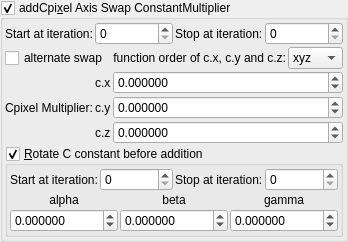
    <widget class="MyGroupBox" name="groupCheck_transf_addCpixel_enabled_false">
     <property name="toolTip">
      <string>&lt;html&gt;&lt;head/&gt;&lt;body&gt;&lt;p&gt;Cpixel is CVector3 c = ( c.x, c.y, c.z). It is each original point (pixel) in 3D space where the iteration starts from, ( c = original z for each point .) It is commonly found in formula structures z = f(z) + c.&lt;/p&gt;&lt;p&gt;The Cpixel multiplier effectively scales this point &amp;quot;c&amp;quot;.&lt;/p&gt;&lt;p&gt;This transform allows the swapping of the order of the &amp;quot;CVector3 c&amp;quot; components before being multiplied by &amp;quot;CVector3 z&amp;quot; components.&lt;/p&gt;&lt;/body&gt;&lt;/html&gt;</string>
     </property>
     <property name="title">
      <string>addCpi&amp;xel Axis Swap ConstantMultiplier</string>
     </property>
     <property name="checkable">
      <bool>true</bool>
     </property>
     <layout class="QVBoxLayout" name="verticalLayout_50">
      <property name="spacing">
       <number>2</number>
      </property>
      <property name="leftMargin">
       <number>2</number>
      </property>
      <property name="topMargin">
       <number>2</number>
      </property>
      <property name="rightMargin">
       <number>2</number>
      </property>
      <property name="bottomMargin">
       <number>2</number>
      </property>
      <item>
       <layout class="QGridLayout" name="gridLayout_63" columnstretch="0,1,0,1">
        <property name="spacing">
         <number>2</number>
        </property>
        <item row="1" column="2">
         <widget class="QLabel" name="label_250">
          <property name="text">
           <string>Stop at iteration:</string>
          </property>
         </widget>
        </item>
        <item row="1" column="1">
         <widget class="MySpinBox" name="spinboxInt_transf_start_iterations_H">
          <property name="sizePolicy">
           <sizepolicy hsizetype="Minimum" vsizetype="Maximum">
            <horstretch>0</horstretch>
            <verstretch>0</verstretch>
           </sizepolicy>
          </property>
          <property name="maximum">
           <number>999</number>
          </property>
         </widget>
        </item>
        <item row="1" column="3">
         <widget class="MySpinBox" name="spinboxInt_transf_stop_iterations_H">
          <property name="sizePolicy">
           <sizepolicy hsizetype="Minimum" vsizetype="Maximum">
            <horstretch>0</horstretch>
            <verstretch>0</verstretch>
           </sizepolicy>
          </property>
          <property name="maximum">
           <number>999</number>
          </property>
         </widget>
        </item>
        <item row="1" column="0">
         <widget class="QLabel" name="label_251">
          <property name="text">
           <string>Start at iteration:</string>
          </property>
         </widget>
        </item>
       </layout>
      </item>
      <item>
       <layout class="QGridLayout" name="gridLayout_25" columnstretch="0,0,0,1">
        <property name="spacing">
         <number>2</number>
        </property>
        <item row="0" column="3">
         <widget class="QComboBox" name="comboBox_mandelbulbMulti_order_of_xyz">
          <item>
           <property name="text">
            <string notr="true">xyz</string>
           </property>
          </item>
          <item>
           <property name="text">
            <string notr="true">xzy</string>
           </property>
          </item>
          <item>
           <property name="text">
            <string notr="true">yxz</string>
           </property>
          </item>
          <item>
           <property name="text">
            <string notr="true">yzx</string>
           </property>
          </item>
          <item>
           <property name="text">
            <string notr="true">zxy</string>
           </property>
          </item>
          <item>
           <property name="text">
            <string notr="true">zyx</string>
           </property>
          </item>
         </widget>
        </item>
        <item row="0" column="0" colspan="2">
         <widget class="QCheckBox" name="checkBox_transf_alternate_enabled_false">
          <property name="text">
           <string>alternate swap</string>
          </property>
         </widget>
        </item>
        <item row="0" column="2">
         <widget class="QLabel" name="label_2">
          <property name="text">
           <string>function order of c.x, c.y and c.z:</string>
          </property>
          <property name="alignment">
           <set>Qt::AlignRight|Qt::AlignTrailing|Qt::AlignVCenter</set>
          </property>
         </widget>
        </item>
        <item row="1" column="2" colspan="2">
         <widget class="MyDoubleSpinBox" name="spinbox3_transf_constant_multiplier_111_x">
          <property name="sizePolicy">
           <sizepolicy hsizetype="Minimum" vsizetype="Maximum">
            <horstretch>0</horstretch>
            <verstretch>0</verstretch>
           </sizepolicy>
          </property>
          <property name="prefix">
           <string/>
          </property>
          <property name="decimals">
           <number>6</number>
          </property>
          <property name="minimum">
           <double>-99.989999999999995</double>
          </property>
          <property name="singleStep">
           <double>0.100000000000000</double>
          </property>
         </widget>
        </item>
        <item row="1" column="1">
         <widget class="QLabel" name="label_118">
          <property name="text">
           <string notr="true">c.x</string>
          </property>
         </widget>
        </item>
        <item row="3" column="2" colspan="2">
         <widget class="MyDoubleSpinBox" name="spinbox3_transf_constant_multiplier_111_z">
          <property name="sizePolicy">
           <sizepolicy hsizetype="Minimum" vsizetype="Maximum">
            <horstretch>0</horstretch>
            <verstretch>0</verstretch>
           </sizepolicy>
          </property>
          <property name="prefix">
           <string/>
          </property>
          <property name="decimals">
           <number>6</number>
          </property>
          <property name="minimum">
           <double>-99.989999999999995</double>
          </property>
          <property name="singleStep">
           <double>0.100000000000000</double>
          </property>
         </widget>
        </item>
        <item row="1" column="0" rowspan="3">
         <widget class="QLabel" name="label_123">
          <property name="text">
           <string>Cpixel Multiplier:</string>
          </property>
         </widget>
        </item>
        <item row="2" column="2" colspan="2">
         <widget class="MyDoubleSpinBox" name="spinbox3_transf_constant_multiplier_111_y">
          <property name="sizePolicy">
           <sizepolicy hsizetype="Minimum" vsizetype="Maximum">
            <horstretch>0</horstretch>
            <verstretch>0</verstretch>
           </sizepolicy>
          </property>
          <property name="prefix">
           <string/>
          </property>
          <property name="decimals">
           <number>6</number>
          </property>
          <property name="minimum">
           <double>-99.989999999999995</double>
          </property>
          <property name="singleStep">
           <double>0.100000000000000</double>
          </property>
         </widget>
        </item>
        <item row="3" column="1">
         <widget class="QLabel" name="label_122">
          <property name="text">
           <string notr="true">c.z</string>
          </property>
         </widget>
        </item>
        <item row="2" column="1">
         <widget class="QLabel" name="label_114">
          <property name="text">
           <string notr="true">c.y</string>
          </property>
         </widget>
        </item>
       </layout>
      </item>
      <item>
       <widget class="MyGroupBox" name="groupCheck_transf_rotation_enabled">
        <property name="title">
         <string>&amp;Rotate C constant before addition</string>
        </property>
        <property name="checkable">
         <bool>true</bool>
        </property>
        <layout class="QVBoxLayout" name="verticalLayout_9" stretch="0,0">
         <property name="spacing">
          <number>2</number>
         </property>
         <property name="leftMargin">
          <number>2</number>
         </property>
         <property name="topMargin">
          <number>2</number>
         </property>
         <property name="rightMargin">
          <number>2</number>
         </property>
         <property name="bottomMargin">
          <number>2</number>
         </property>
         <item>
          <layout class="QGridLayout" name="gridLayout_62" columnstretch="0,1,0,1">
           <property name="spacing">
            <number>2</number>
           </property>
           <item row="1" column="2">
            <widget class="QLabel" name="label_247">
             <property name="text">
              <string>Stop at iteration:</string>
             </property>
            </widget>
           </item>
           <item row="1" column="3">
            <widget class="MySpinBox" name="spinboxInt_transf_stop_iterations_G">
             <property name="sizePolicy">
              <sizepolicy hsizetype="Minimum" vsizetype="Maximum">
               <horstretch>0</horstretch>
               <verstretch>0</verstretch>
              </sizepolicy>
             </property>
             <property name="maximum">
              <number>999</number>
             </property>
            </widget>
           </item>
           <item row="1" column="1">
            <widget class="MySpinBox" name="spinboxInt_transf_start_iterations_G">
             <property name="sizePolicy">
              <sizepolicy hsizetype="Minimum" vsizetype="Maximum">
               <horstretch>0</horstretch>
               <verstretch>0</verstretch>
              </sizepolicy>
             </property>
             <property name="maximum">
              <number>999</number>
             </property>
            </widget>
           </item>
           <item row="1" column="0">
            <widget class="QLabel" name="label_246">
             <property name="text">
              <string>Start at iteration:</string>
             </property>
            </widget>
           </item>
          </layout>
         </item>
         <item>
          <layout class="QGridLayout" name="gridLayout_12">
           <property name="spacing">
            <number>2</number>
           </property>
           <item row="1" column="0">
            <widget class="QLabel" name="label_39">
             <property name="text">
              <string notr="true">alpha</string>
             </property>
             <property name="alignment">
              <set>Qt::AlignCenter</set>
             </property>
            </widget>
           </item>
           <item row="2" column="0">
            <widget class="MyDoubleSpinBox" name="spinboxd3_transf_rotation_x">
             <property name="sizePolicy">
              <sizepolicy hsizetype="Minimum" vsizetype="Maximum">
               <horstretch>0</horstretch>
               <verstretch>0</verstretch>
              </sizepolicy>
             </property>
             <property name="prefix">
              <string/>
             </property>
             <property name="suffix">
              <string/>
             </property>
             <property name="decimals">
              <number>6</number>
             </property>
             <property name="minimum">
              <double>-36000.000000000000000</double>
             </property>
             <property name="maximum">
              <double>36000.000000000000000</double>
             </property>
             <property name="singleStep">
              <double>1.000000000000000</double>
             </property>
            </widget>
           </item>
           <item row="2" column="1">
            <widget class="MyDoubleSpinBox" name="spinboxd3_transf_rotation_y">
             <property name="sizePolicy">
              <sizepolicy hsizetype="Minimum" vsizetype="Maximum">
               <horstretch>0</horstretch>
               <verstretch>0</verstretch>
              </sizepolicy>
             </property>
             <property name="prefix">
              <string/>
             </property>
             <property name="suffix">
              <string/>
             </property>
             <property name="decimals">
              <number>6</number>
             </property>
             <property name="minimum">
              <double>-36000.000000000000000</double>
             </property>
             <property name="maximum">
              <double>36000.000000000000000</double>
             </property>
             <property name="singleStep">
              <double>1.000000000000000</double>
             </property>
            </widget>
           </item>
           <item row="2" column="2">
            <widget class="MyDoubleSpinBox" name="spinboxd3_transf_rotation_z">
             <property name="sizePolicy">
              <sizepolicy hsizetype="Minimum" vsizetype="Maximum">
               <horstretch>0</horstretch>
               <verstretch>0</verstretch>
              </sizepolicy>
             </property>
             <property name="prefix">
              <string/>
             </property>
             <property name="suffix">
              <string/>
             </property>
             <property name="decimals">
              <number>6</number>
             </property>
             <property name="minimum">
              <double>-36000.000000000000000</double>
             </property>
             <property name="maximum">
              <double>36000.000000000000000</double>
             </property>
             <property name="singleStep">
              <double>1.000000000000000</double>
             </property>
            </widget>
           </item>
           <item row="1" column="1">
            <widget class="QLabel" name="label_40">
             <property name="text">
              <string notr="true">beta</string>
             </property>
             <property name="alignment">
              <set>Qt::AlignCenter</set>
             </property>
            </widget>
           </item>
           <item row="1" column="2">
            <widget class="QLabel" name="label_41">
             <property name="text">
              <string notr="true">gamma</string>
             </property>
             <property name="alignment">
              <set>Qt::AlignCenter</set>
             </property>
            </widget>
           </item>
          </layout>
         </item>
        </layout>
       </widget>
      </item>
     </layout>
    </widget>
